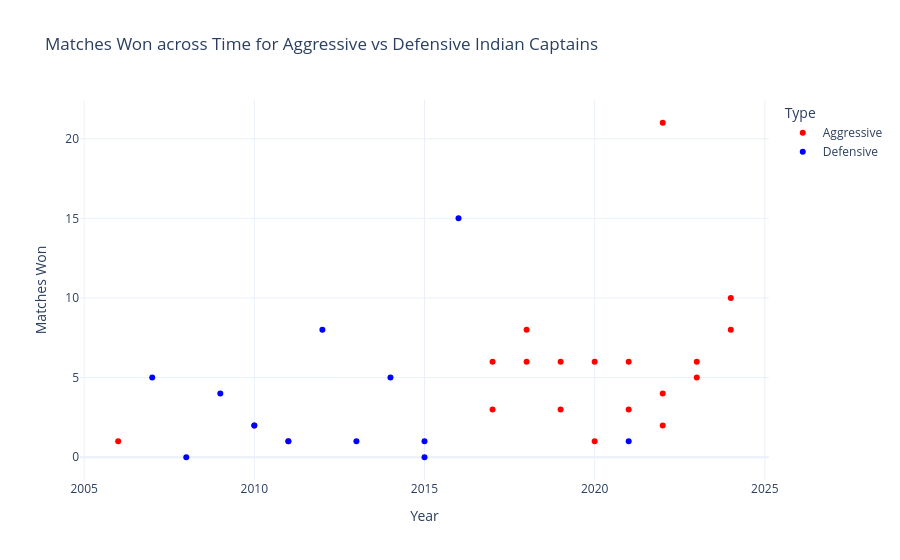
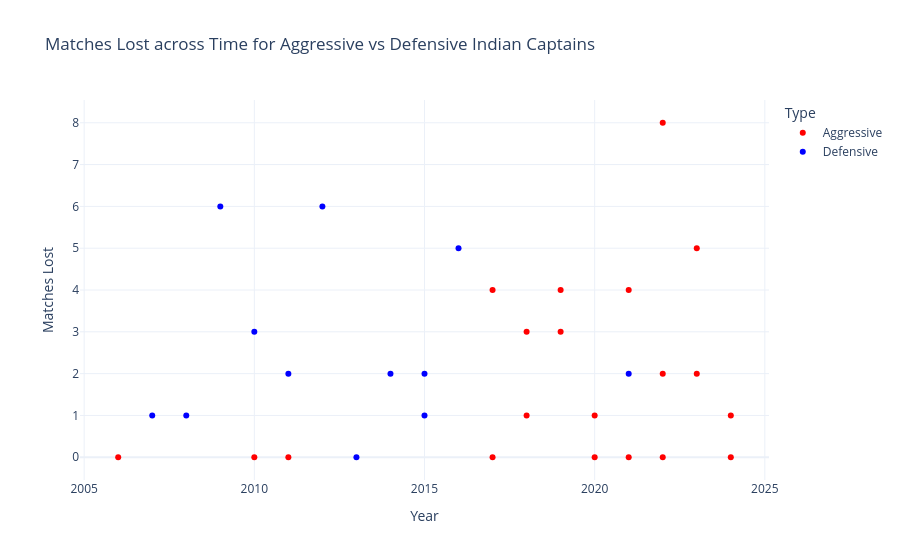

Source (notebook cell) for these figures, in order:
### Code cell
# Calculate matches lost for aggressive captains
aggressive_match_counts = aggressive_df.groupby(['India Captain', 'Year']).size().reset_index(name='Matches Played')
aggressive_win_counts = aggressive_df[aggressive_df['Winner'] == 'India'].groupby(['India Captain', 'Year']).size().reset_index(name='Matches Won')
aggressive_data = pd.merge(aggressive_match_counts, aggressive_win_counts, on=['India Captain', 'Year'], how='left')
aggressive_data['Matches Won'] = aggressive_data['Matches Won'].fillna(0)  # Fill NaN values for no wins with 0
aggressive_data['Matches Lost'] = aggressive_data['Matches Played'] - aggressive_data['Matches Won']
aggressive_data['Type'] = 'Aggressive'

# Calculate matches lost for defensive captains
defensive_match_counts = defensive_df.groupby(['India Captain', 'Year']).size().reset_index(name='Matches Played')
defensive_win_counts = defensive_df[defensive_df['Winner'] == 'India'].groupby(['India Captain', 'Year']).size().reset_index(name='Matches Won')
defensive_data = pd.merge(defensive_match_counts, defensive_win_counts, on=['India Captain', 'Year'], how='left')
defensive_data['Matches Won'] = defensive_data['Matches Won'].fillna(0)  # Fill NaN values for no wins with 0
defensive_data['Matches Lost'] = defensive_data['Matches Played'] - defensive_data['Matches Won']
defensive_data['Type'] = 'Defensive'

# Sort both dataframes by Year in ascending order
aggressive_data = aggressive_data.sort_values(by='Year', ascending=True)
defensive_data = defensive_data.sort_values(by='Year', ascending=True)

# Combine the data into a single DataFrame
combined_data = pd.concat([aggressive_data, defensive_data])

# Create the interactive line plot
fig = px.scatter(combined_data, x='Year', y='Matches Won', color='Type',
              hover_data={'India Captain': True, 'Matches Won': True, 'Year': True},
              labels={'Matches Won': 'Matches Won'},
              title='Matches Won across Time for Aggressive vs Defensive Indian Captains',
              color_discrete_map={'Aggressive': 'red', 'Defensive': 'blue'},
              template="plotly_white")

# Show the interactive plot
fig.show()

# Create the interactive line plot for matches lost
fig = px.scatter(combined_data, x='Year', y='Matches Lost', color='Type',
              hover_data={'India Captain': True, 'Matches Lost': True, 'Year': True},
              labels={'Matches Lost': 'Matches Lost'},
              title='Matches Lost across Time for Aggressive vs Defensive Indian Captains',
              color_discrete_map={'Aggressive': 'red', 'Defensive': 'blue'},
              template="plotly_white")

# Show the interactive plot
fig.show()

### Figure 1 — Plotly figure (JSON) as saved in the notebook; plotly's stock layout.template omitted (floating-point values rounded to 4 significant figures)
{"data": [{"customdata": [["Virender Sehwag"], ["Suresh Raina"], ["Suresh Raina"], ["Rohit Sharma"], ["Virat Kohli"], ["Rohit Sharma"], ["Virat Kohli"], ["Virat Kohli"], ["Rohit Sharma"], ["Virat Kohli"], ["Rohit Sharma"], ["Rohit Sharma"], ["Virat Kohli"], ["Hardik Pandya"], ["Rohit Sharma"], ["Rishabh Pant"], ["Suryakumar Yadav"], ["Hardik Pandya"], ["Suryakumar Yadav"], ["Rohit Sharma"]], "hovertemplate": "Type=Aggressive<br>Year=%{x}<br>Matches Won=%{y}<br>India Captain=%{customdata[0]}<extra></extra>", "legendgroup": "Aggressive", "marker": {"color": "red", "symbol": "circle"}, "mode": "markers", "name": "Aggressive", "orientation": "v", "showlegend": true, "type": "scatter", "x": [2006, 2010, 2011, 2017, 2017, 2018, 2018, 2019, 2019, 2020, 2020, 2021, 2021, 2022, 2022, 2022, 2023, 2023, 2024, 2024], "xaxis": "x", "y": [1, 2, 1, 3, 6, 8, 6, 6, 3, 6, 1, 3, 6, 4, 21, 2, 5, 6, 8, 10], "yaxis": "y"}, {"customdata": [["MS Dhoni"], ["MS Dhoni"], ["MS Dhoni"], ["MS Dhoni"], ["MS Dhoni"], ["MS Dhoni"], ["MS Dhoni"], ["MS Dhoni"], ["Ajinkya Rahane"], ["MS Dhoni"], ["MS Dhoni"], ["Shikhar Dhawan"]], "hovertemplate": "Type=Defensive<br>Year=%{x}<br>Matches Won=%{y}<br>India Captain=%{customdata[0]}<extra></extra>", "legendgroup": "Defensive", "marker": {"color": "blue", "symbol": "circle"}, "mode": "markers", "name": "Defensive", "orientation": "v", "showlegend": true, "type": "scatter", "x": [2007, 2008, 2009, 2010, 2011, 2012, 2013, 2014, 2015, 2015, 2016, 2021], "xaxis": "x", "y": [5, 0, 4, 2, 1, 8, 1, 5, 1, 0, 15, 1], "yaxis": "y"}], "layout": {"autosize": true, "legend": {"title": {"text": "Type"}, "tracegroupgap": 0}, "title": {"text": "Matches Won across Time for Aggressive vs Defensive Indian Captains"}, "xaxis": {"anchor": "y", "autorange": true, "domain": [0, 1], "range": [2005.0, 2025.0], "title": {"text": "Year"}, "type": "linear"}, "yaxis": {"anchor": "x", "autorange": true, "domain": [0, 1], "range": [-1.733, 22.73], "title": {"text": "Matches Won"}, "type": "linear"}}}

### Figure 2 — Plotly figure (JSON) as saved in the notebook; plotly's stock layout.template omitted (floating-point values rounded to 4 significant figures)
{"data": [{"customdata": [["Virender Sehwag"], ["Suresh Raina"], ["Suresh Raina"], ["Rohit Sharma"], ["Virat Kohli"], ["Rohit Sharma"], ["Virat Kohli"], ["Virat Kohli"], ["Rohit Sharma"], ["Virat Kohli"], ["Rohit Sharma"], ["Rohit Sharma"], ["Virat Kohli"], ["Hardik Pandya"], ["Rohit Sharma"], ["Rishabh Pant"], ["Suryakumar Yadav"], ["Hardik Pandya"], ["Suryakumar Yadav"], ["Rohit Sharma"]], "hovertemplate": "Type=Aggressive<br>Year=%{x}<br>Matches Lost=%{y}<br>India Captain=%{customdata[0]}<extra></extra>", "legendgroup": "Aggressive", "marker": {"color": "red", "symbol": "circle"}, "mode": "markers", "name": "Aggressive", "orientation": "v", "showlegend": true, "type": "scatter", "x": [2006, 2010, 2011, 2017, 2017, 2018, 2018, 2019, 2019, 2020, 2020, 2021, 2021, 2022, 2022, 2022, 2023, 2023, 2024, 2024], "xaxis": "x", "y": [0, 0, 0, 0, 4, 1, 3, 4, 3, 1, 0, 0, 4, 0, 8, 2, 2, 5, 1, 0], "yaxis": "y"}, {"customdata": [["MS Dhoni"], ["MS Dhoni"], ["MS Dhoni"], ["MS Dhoni"], ["MS Dhoni"], ["MS Dhoni"], ["MS Dhoni"], ["MS Dhoni"], ["Ajinkya Rahane"], ["MS Dhoni"], ["MS Dhoni"], ["Shikhar Dhawan"]], "hovertemplate": "Type=Defensive<br>Year=%{x}<br>Matches Lost=%{y}<br>India Captain=%{customdata[0]}<extra></extra>", "legendgroup": "Defensive", "marker": {"color": "blue", "symbol": "circle"}, "mode": "markers", "name": "Defensive", "orientation": "v", "showlegend": true, "type": "scatter", "x": [2007, 2008, 2009, 2010, 2011, 2012, 2013, 2014, 2015, 2015, 2016, 2021], "xaxis": "x", "y": [1, 1, 6, 3, 2, 6, 0, 2, 1, 2, 5, 2], "yaxis": "y"}], "layout": {"autosize": true, "legend": {"title": {"text": "Type"}, "tracegroupgap": 0}, "title": {"text": "Matches Lost across Time for Aggressive vs Defensive Indian Captains"}, "xaxis": {"anchor": "y", "autorange": true, "domain": [0, 1], "range": [2005.0, 2025.0], "title": {"text": "Year"}, "type": "linear"}, "yaxis": {"anchor": "x", "autorange": true, "domain": [0, 1], "range": [-0.6602, 8.66], "title": {"text": "Matches Lost"}, "type": "linear"}}}
